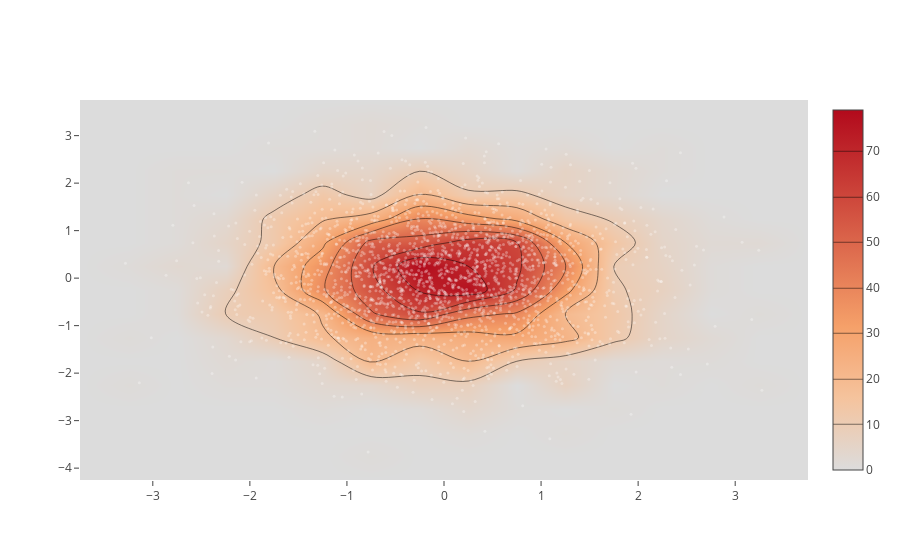

Source (notebook cell):
### Markdown cell above
# An example to get excited

### Code cell
import numpy as np

x = np.random.randn(2000)
y = np.random.randn(2000)

py.plot(
    [
        go.Histogram2dContour(x=x, y=y, contours=dict(coloring='heatmap')),
        go.Scatter(x=x, y=y, mode='markers', marker=dict(color='white',size=3,opacity=0.3))
    ],
    show_link=False
)

### Figure 1 — Plotly figure (JSON) as saved in the notebook; plotly's stock layout.template omitted (floating-point values rounded to 4 significant figures; data arrays with more than 128 entries replaced by an {"elided": "..."} marker saying what was removed)
{"data": [{"autocontour": true, "contours": {"coloring": "heatmap", "end": 70, "size": 10, "start": 10}, "type": "histogram2dcontour", "uid": "41d1f641-1cb0-4531-8e9a-371dd2b4a62d", "x": {"elided": "2000 float values"}, "y": {"elided": "2000 float values"}}, {"marker": {"color": "white", "opacity": 0.3, "size": 3}, "mode": "markers", "type": "scatter", "uid": "cdda70fb-1783-459c-b9c6-04ae687af72a", "x": {"elided": "2000 float values"}, "y": {"elided": "2000 float values"}}], "layout": {"autosize": true, "xaxis": {"autorange": true, "range": [-3.75, 3.75], "showspikes": false, "type": "linear"}, "yaxis": {"autorange": true, "range": [-4.25, 3.75], "showspikes": false, "type": "linear"}}}
